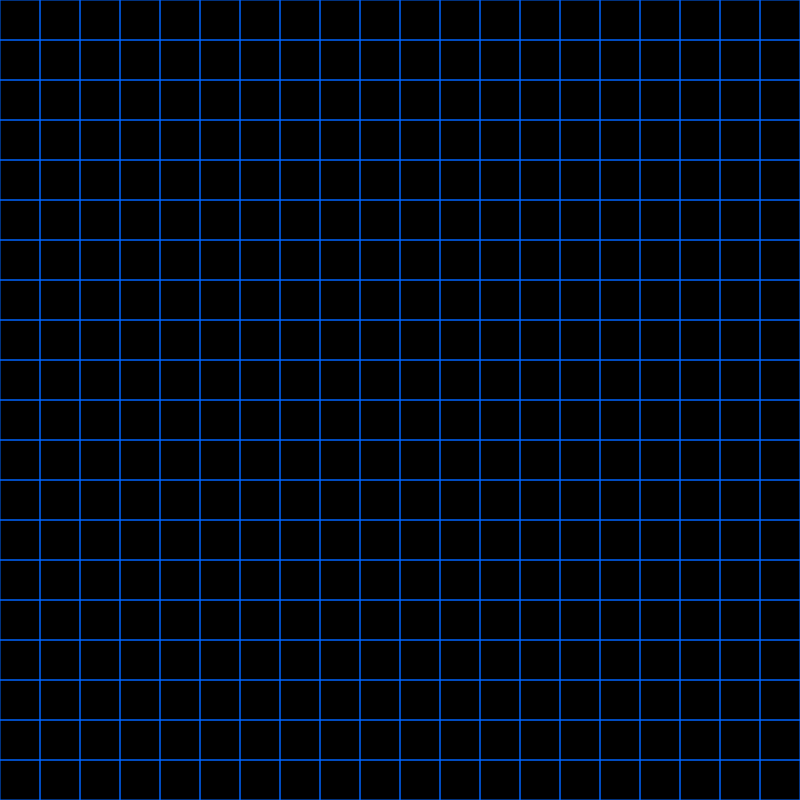
Frame 1 (no input)
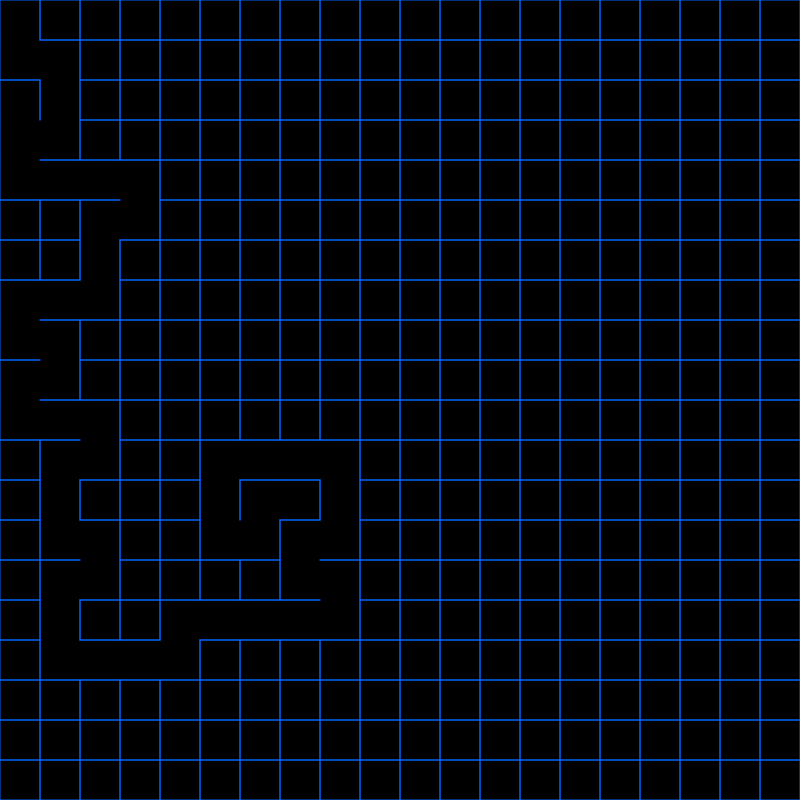
Frame 60 (no input)
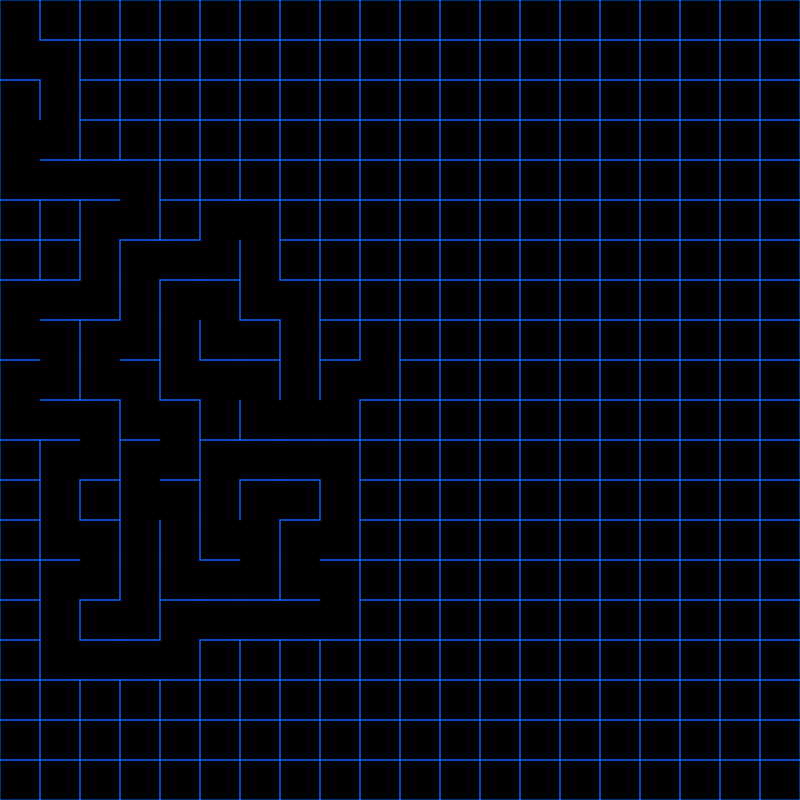
Frame 120 (the mouse pressed at the canvas centre since frame 60)

The p5.js sketch that drew these frames (run headless with seeded random() and noise() and a simulated clock; from frame 60 on, the mouse is pressed at the canvas centre):

// p5.js sketch
// ── sketch.js
var x;
var cols, rows;
var w = 40;
var grid = [];
var current;
var stack = [];

function setup() {

  createCanvas(800, 800);
  cols = floor(width / w);
  rows = floor(width / w);

  // frameRate(5);

  for (var j = 0; j < rows; j++) {
    for (var i = 0; i < cols; i++) {
      var cell = new Cell(i, j); //generate new cell with i,j
      grid.push(cell); //add cell object to grid array
    }
  }
  current = grid[0];

}

function draw() {
  background(0);

  for (var i = 0; i < grid.length; i++) {
    grid[i].show();
  }

  current.visited = true; //here's our current cell we're on
  current.highlight();
  var next = current.checkNeighbors(); //STEP 1
  if (next) {
    next.visited = true;

    //STEP 3
    removeWalls(current, next);


    current = next; //STEP 4

    stack.push(current);
  }

}


function Cell(i, j) {
  //i is cols, j is rows
  this.i = i;
  this.j = j;
  this.walls = [true, true, true, true];
  this.visited = false;

  this.highlight = function(){
    var x = this.i*w;
    var y = this.j*w;
    noStroke();
    // fill(0, 255, 255, 200);
    // rect(x, y, w, w);
  }

  this.checkNeighbors = function() { //in a cell

    var neighbors = []; //create array of its neighbors

    var top = grid[index(i, j - 1)];
    var right = grid[index(i + 1, j)];
    var bottom = grid[index(i, j + 1)];
    var left = grid[index(i - 1, j)];

    if (top && !top.visited) //check if they're visited
      neighbors.push(top);
    if (right && !right.visited)
      neighbors.push(right);
    if (bottom && !bottom.visited)
      neighbors.push(bottom);
    if (left && !left.visited)
      neighbors.push(left);

    if (neighbors.length > 0) { //choose a random neighbor
      var r = floor(random(0, neighbors.length));
      return neighbors[r];
    } else if(stack.length > 0){
      current = stack.pop(current);
    }

  }


  this.show = function() {
    var x = this.i * w;
    var y = this.j * w;

    stroke(0, 100, 255);
    if (this.walls[0]) line(x, y, x + w, y); //top
    if (this.walls[1]) line(x + w, y, x + w, y + w); //right
    if (this.walls[2]) line(x + w, y + w, x, y + w); //bottom
    if (this.walls[3]) line(x, y + w, x, y); //left

    if (this.visited) {
      noStroke();
      // fill(0, 255, 0, 200);
      // rect(x, y, w, w);
    }
  }
}


function index(i, j) {
  if (i < 0 || j < 0 || i > cols - 1 || j > rows - 1) {
    return -1;
  }
  return i + j * cols;
}

function removeWalls(a, b) {

  var x = a.i - b.i;
  if (x === 1) {
    a.walls[3] = false;
    b.walls[1] = false;
  } else if (x === -1) {
    a.walls[1] = false;
    b.walls[3] = false;
  }

  var y = a.j - b.j;

  if (y === 1) {
    a.walls[0] = false;
    b.walls[2] = false;
  } else if (y === -1) {
    a.walls[2] = false;
    b.walls[0] = false;
  }
}
